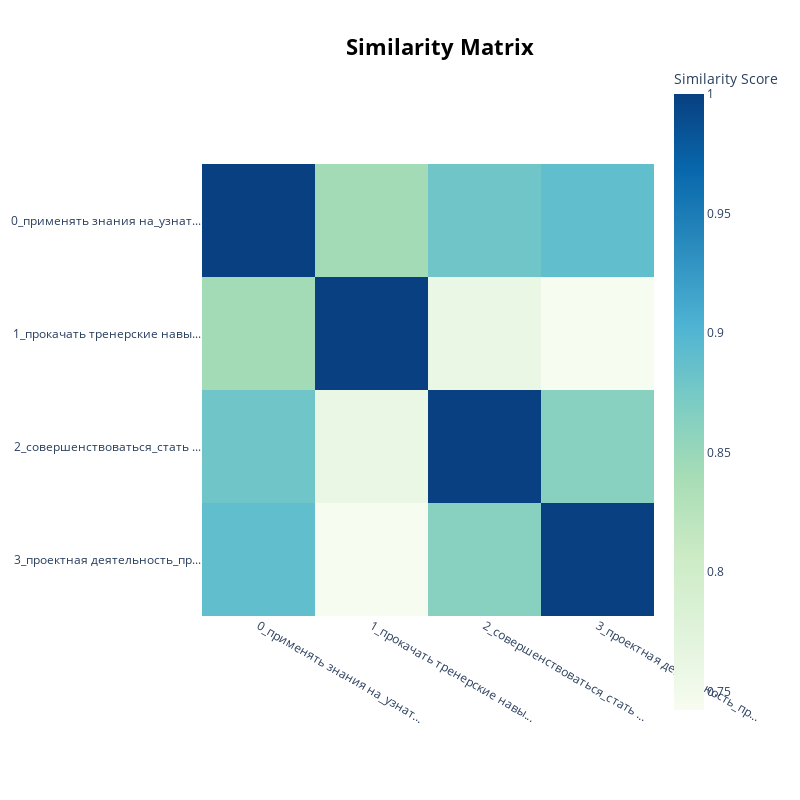

The code cell stored with this chart in its notebook:
### Code cell
topic_model.visualize_heatmap()

### Figure 1 — Plotly figure (JSON) as saved in the notebook; plotly's stock layout.template omitted (floating-point values rounded to 4 significant figures)
{"data": [{"coloraxis": "coloraxis", "hovertemplate": "x: %{x}<br>y: %{y}<br>Similarity Score: %{z}<extra></extra>", "name": "0", "type": "heatmap", "x": ["0_применять знания на_узнат...", "1_прокачать тренерские навы...", "2_совершенствоваться_стать ...", "3_проектная деятельность_пр..."], "xaxis": "x", "y": ["0_применять знания на_узнат...", "1_прокачать тренерские навы...", "2_совершенствоваться_стать ...", "3_проектная деятельность_пр..."], "yaxis": "y", "z": [[1.0, 0.8424, 0.8796, 0.8898], [0.8424, 1.0, 0.7605, 0.7423], [0.8796, 0.7605, 1.0, 0.862], [0.8898, 0.7423, 0.862, 1.0]]}], "layout": {"coloraxis": {"colorbar": {"title": {"text": "Similarity Score"}}, "colorscale": [[0, "rgb(247,252,240)"], [0.125, "rgb(224,243,219)"], [0.25, "rgb(204,235,197)"], [0.375, "rgb(168,221,181)"], [0.5, "rgb(123,204,196)"], [0.625, "rgb(78,179,211)"], [0.75, "rgb(43,140,190)"], [0.875, "rgb(8,104,172)"], [1, "rgb(8,64,129)"]]}, "height": 800, "hoverlabel": {"bgcolor": "white", "font": {"family": "Rockwell", "size": 16}}, "legend": {"title": {"text": "Trend"}}, "margin": {"t": 60}, "showlegend": true, "title": {"font": {"color": "Black", "size": 22}, "text": "<b>Similarity Matrix</b>", "x": 0.55, "xanchor": "center", "y": 0.95, "yanchor": "top"}, "width": 800, "xaxis": {"anchor": "y", "constrain": "domain", "domain": [0, 1], "scaleanchor": "y"}, "yaxis": {"anchor": "x", "autorange": "reversed", "constrain": "domain", "domain": [0, 1]}}}
